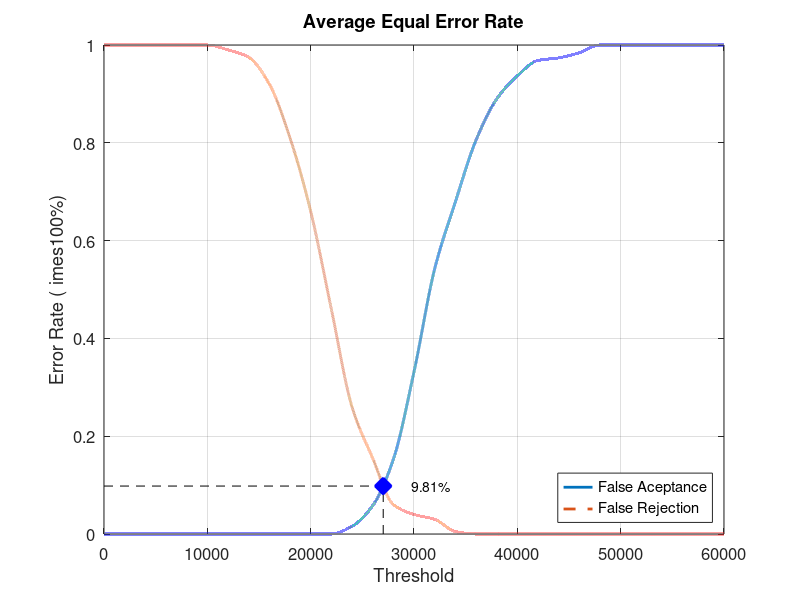
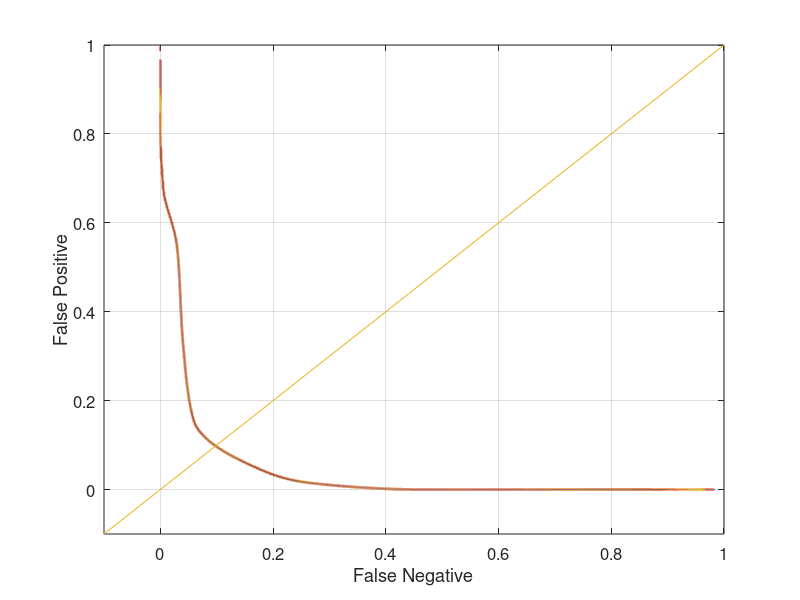

These charts were generated, in order, by the following MATLAB code:
close all;
clear;
clc;
x = 0:2000:60000;
xq = 0:0.5:60000;

y0 = [0 0 0 0 0 0 0 0 0 0 0 0 0.0157895 0.0578947 0.152632 0.331579 0.542105 0.678947 0.805263 0.889474 0.936842 0.968421 0.973684 0.984211 1 1 1 1 1 1 1]
yy0 = interp1(x, y0, xq, 'pchip');
y1 = [1 1 1 1 1 1 0.99 0.975 0.92 0.81 0.66 0.46 0.26 0.155 0.06 0.04 0.03 0.005 0 0 0 0 0 0 0 0 0 0 0 0 0]
yy1 = interp1(x, y1, xq, 'pchip');

% Calculating EER: 
y2 = abs(y0 - y1);
find(y2 == min(y2))
yy2 = abs(yy0 - yy1);
xEER = find(yy2 == min(yy2));
xEERIndex = xq(xEER) % X-axis EER
yEER = yy0(xEER) % Y-axis EER

main = figure
plot(xq, yy0,'-','LineWidth', 2);	hold on
plot(xq, yy1,'--','LineWidth', 2);	hold on
plot([xEERIndex xEERIndex], [0 yEER], 'k--');	hold on
plot([0 xEERIndex], [yEER yEER], 'k--');	hold on
plot(xEERIndex, yEER, 'bx', 'LineWidth', 10);	hold on
text(xEERIndex + 10 * xEERIndex / 100, yEER, [num2str(round((10000 * yEER)) / 100) '%'])
legend('False Aceptance', 'False Rejection', 'Location', 'SouthEast')
xlabel('Threshold')
ylabel('Error Rate (	imes100%)')
title('Average Equal Error Rate')
set(gca, 'FontSize', 12)
axis([0 60000 0 1])
grid on

print(main, 'Database3_2Main', '-dpng');
FNRxFPR = figure('Color', [1 1 1]);
plot(yy1, yy0, '-', yy1, yy0, 'LineWidth', 2);
hold on
y = -0.1:0.1:1
plot(y, y); 
set(gca, 'FontSize', 12)
xlabel('False Negative')
ylabel('False Positive')
axis([-0.1 1 -0.1 1])
set(gca, 'FontSize', 12)
grid on

print(FNRxFPR, 'Database3_2FNRxFPR','-dpng');
